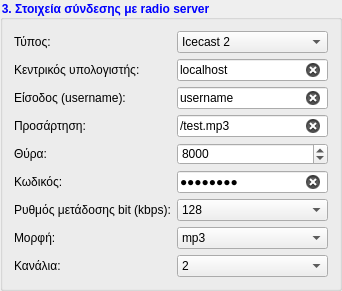
        <widget class="QGroupBox" name="groupBox_3">
         <property name="font">
          <font>
           <weight>75</weight>
           <bold>true</bold>
          </font>
         </property>
         <property name="styleSheet">
          <string notr="true">QGroupBox:title{
	color:blue;
}</string>
         </property>
         <property name="title">
          <string>3. Στοιχεία σύνδεσης με radio server</string>
         </property>
         <layout class="QGridLayout" name="gridLayout_5">
          <item row="0" column="0">
           <widget class="QLabel" name="label_19">
            <property name="text">
             <string>Τύπος:</string>
            </property>
           </widget>
          </item>
          <item row="0" column="1">
           <widget class="QComboBox" name="radio_server_type">
            <item>
             <property name="text">
              <string>Icecast 2</string>
             </property>
            </item>
            <item>
             <property name="text">
              <string>Icecast 1</string>
             </property>
            </item>
            <item>
             <property name="text">
              <string>Shoutcast</string>
             </property>
            </item>
            <item>
             <property name="text">
              <string>Python aiortc (custom)</string>
             </property>
            </item>
           </widget>
          </item>
          <item row="1" column="0">
           <widget class="QLabel" name="label_20">
            <property name="text">
             <string>Κεντρικός υπολογιστής:</string>
            </property>
           </widget>
          </item>
          <item row="1" column="1">
           <widget class="QLineEdit" name="radio_server_ip">
            <property name="sizePolicy">
             <sizepolicy hsizetype="Expanding" vsizetype="Maximum">
              <horstretch>0</horstretch>
              <verstretch>0</verstretch>
             </sizepolicy>
            </property>
            <property name="text">
             <string>localhost</string>
            </property>
            <property name="dragEnabled">
             <bool>true</bool>
            </property>
            <property name="placeholderText">
             <string>hostname or ip address</string>
            </property>
            <property name="clearButtonEnabled">
             <bool>true</bool>
            </property>
           </widget>
          </item>
          <item row="2" column="0">
           <widget class="QLabel" name="label_21">
            <property name="text">
             <string>Είσοδος (username):</string>
            </property>
           </widget>
          </item>
          <item row="2" column="1">
           <widget class="QLineEdit" name="radio_server_username">
            <property name="sizePolicy">
             <sizepolicy hsizetype="Expanding" vsizetype="Maximum">
              <horstretch>0</horstretch>
              <verstretch>0</verstretch>
             </sizepolicy>
            </property>
            <property name="text">
             <string>username</string>
            </property>
            <property name="dragEnabled">
             <bool>true</bool>
            </property>
            <property name="placeholderText">
             <string>username</string>
            </property>
            <property name="clearButtonEnabled">
             <bool>true</bool>
            </property>
           </widget>
          </item>
          <item row="3" column="0">
           <widget class="QLabel" name="label_24">
            <property name="text">
             <string>Προσάρτηση:</string>
            </property>
           </widget>
          </item>
          <item row="3" column="1">
           <widget class="QLineEdit" name="radio_server_mount">
            <property name="sizePolicy">
             <sizepolicy hsizetype="Expanding" vsizetype="Maximum">
              <horstretch>0</horstretch>
              <verstretch>0</verstretch>
             </sizepolicy>
            </property>
            <property name="text">
             <string>/test.mp3</string>
            </property>
            <property name="dragEnabled">
             <bool>true</bool>
            </property>
            <property name="placeholderText">
             <string>mount folder</string>
            </property>
            <property name="clearButtonEnabled">
             <bool>true</bool>
            </property>
           </widget>
          </item>
          <item row="4" column="0">
           <widget class="QLabel" name="label_22">
            <property name="text">
             <string>Θύρα:</string>
            </property>
           </widget>
          </item>
          <item row="4" column="1">
           <widget class="QSpinBox" name="radio_server_port">
            <property name="sizePolicy">
             <sizepolicy hsizetype="Minimum" vsizetype="Maximum">
              <horstretch>0</horstretch>
              <verstretch>0</verstretch>
             </sizepolicy>
            </property>
            <property name="maximum">
             <number>65535</number>
            </property>
            <property name="value">
             <number>8000</number>
            </property>
           </widget>
          </item>
          <item row="5" column="0">
           <widget class="QLabel" name="label_23">
            <property name="text">
             <string>Κωδικός:</string>
            </property>
           </widget>
          </item>
          <item row="5" column="1">
           <widget class="QLineEdit" name="radio_server_password">
            <property name="sizePolicy">
             <sizepolicy hsizetype="Expanding" vsizetype="Maximum">
              <horstretch>0</horstretch>
              <verstretch>0</verstretch>
             </sizepolicy>
            </property>
            <property name="text">
             <string>password</string>
            </property>
            <property name="echoMode">
             <enum>QLineEdit::Password</enum>
            </property>
            <property name="dragEnabled">
             <bool>true</bool>
            </property>
            <property name="placeholderText">
             <string>password</string>
            </property>
            <property name="clearButtonEnabled">
             <bool>true</bool>
            </property>
           </widget>
          </item>
          <item row="6" column="0">
           <widget class="QLabel" name="label_27">
            <property name="text">
             <string>Ρυθμός μετάδοσης bit (kbps):</string>
            </property>
           </widget>
          </item>
          <item row="6" column="1">
           <widget class="QComboBox" name="radio_server_bit_rate">
            <property name="sizePolicy">
             <sizepolicy hsizetype="Preferred" vsizetype="Maximum">
              <horstretch>0</horstretch>
              <verstretch>0</verstretch>
             </sizepolicy>
            </property>
            <item>
             <property name="text">
              <string>128</string>
             </property>
            </item>
            <item>
             <property name="text">
              <string>320</string>
             </property>
            </item>
            <item>
             <property name="text">
              <string>256</string>
             </property>
            </item>
            <item>
             <property name="text">
              <string>224</string>
             </property>
            </item>
            <item>
             <property name="text">
              <string>192</string>
             </property>
            </item>
            <item>
             <property name="text">
              <string>160</string>
             </property>
            </item>
            <item>
             <property name="text">
              <string>112</string>
             </property>
            </item>
            <item>
             <property name="text">
              <string>96</string>
             </property>
            </item>
            <item>
             <property name="text">
              <string>80</string>
             </property>
            </item>
            <item>
             <property name="text">
              <string>64</string>
             </property>
            </item>
            <item>
             <property name="text">
              <string>48</string>
             </property>
            </item>
            <item>
             <property name="text">
              <string>32</string>
             </property>
            </item>
           </widget>
          </item>
          <item row="7" column="0">
           <widget class="QLabel" name="label_25">
            <property name="text">
             <string>Μορφή:</string>
            </property>
           </widget>
          </item>
          <item row="7" column="1">
           <widget class="QComboBox" name="radio_server_mp3_or_ogg">
            <property name="sizePolicy">
             <sizepolicy hsizetype="Preferred" vsizetype="Maximum">
              <horstretch>0</horstretch>
              <verstretch>0</verstretch>
             </sizepolicy>
            </property>
            <item>
             <property name="text">
              <string>mp3</string>
             </property>
            </item>
            <item>
             <property name="text">
              <string>ogg</string>
             </property>
            </item>
           </widget>
          </item>
          <item row="8" column="0">
           <widget class="QLabel" name="label_26">
            <property name="text">
             <string>Κανάλια:</string>
            </property>
           </widget>
          </item>
          <item row="8" column="1">
           <widget class="QComboBox" name="radio_server_channels">
            <property name="sizePolicy">
             <sizepolicy hsizetype="Preferred" vsizetype="Maximum">
              <horstretch>0</horstretch>
              <verstretch>0</verstretch>
             </sizepolicy>
            </property>
            <item>
             <property name="text">
              <string>2</string>
             </property>
            </item>
            <item>
             <property name="text">
              <string>1</string>
             </property>
            </item>
           </widget>
          </item>
         </layout>
        </widget>
